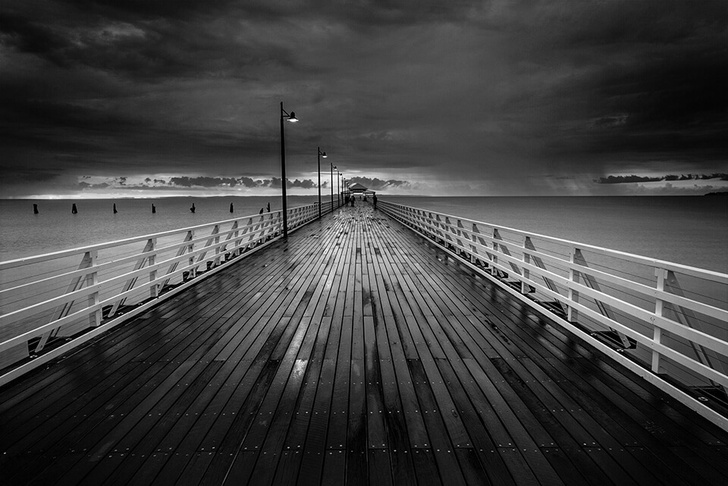
#> input picture Task4/originalImage.jpg, 728 x 486 px, shrunk from 960 x 641 before the run
$ jupyter execute task4.ipynb
#> lines starting #> are read from the running program, lines starting #| are printed output that depends on the picture
#> further down, img1 is the input picture: shape (486, 728); min 0, max 255, mean 64
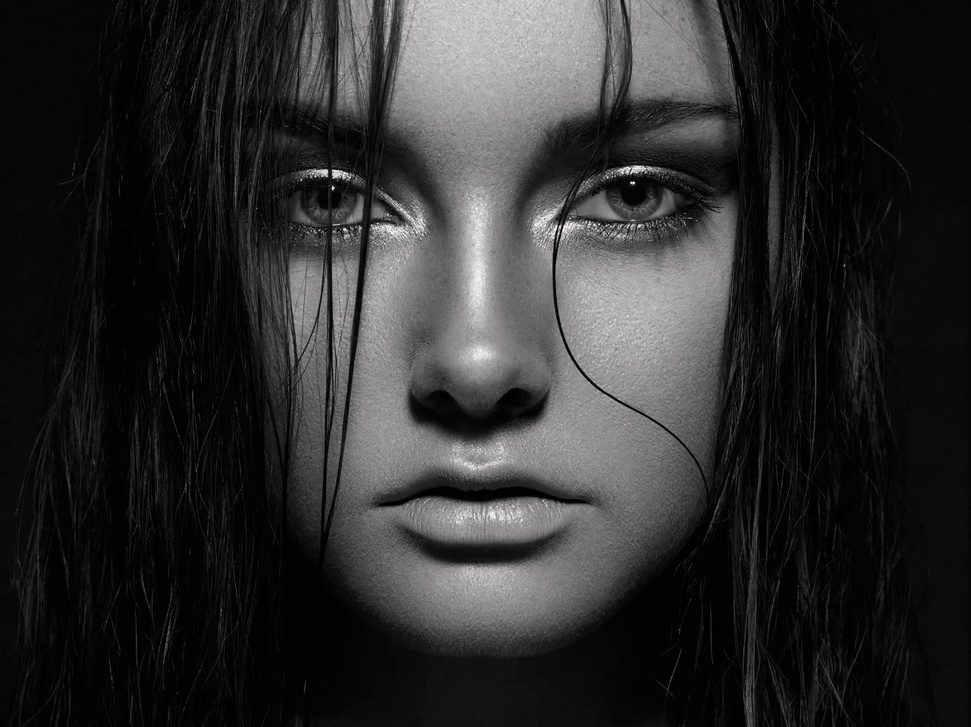
#> input picture Task4/referenceImage.jpeg, 971 x 727 px, shrunk from 1280 x 958 before the run
[cell 1]
import cv2 as cv
import matplotlib.pyplot as plt
import numpy as np

[cell 2]
def histogram_matching(img,referenceImg):
    originalImage = img
    histogramOriginal = cv.calcHist([img], [0], None, [256], [0, 255])
#> histogramOriginal = 256 values, max 4429 at index 17, min 0 at index 255, mean 1381.9
    plt.bar(range(256), histogramOriginal.ravel(), color='red')
    plt.title("Histogram of Original Image")
    plt.show()
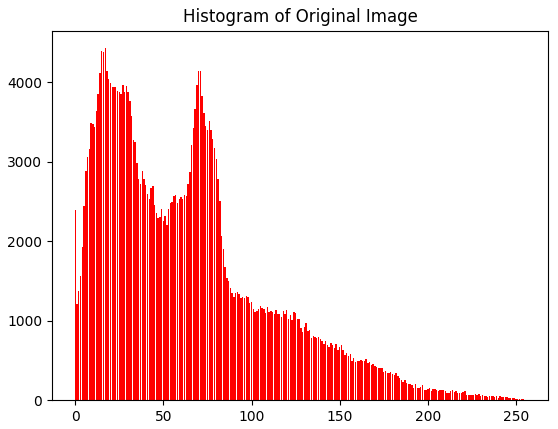
#> figure drawn by matplotlib, 1 panel; tallest bar 4429 high, from x = 16.6 to 17.4

    histogramReference = cv.calcHist([referenceImg], [0], None, [256], [0, 255])
#> histogramReference = 256 values, max 42611 at index 6, min 0 at index 247, mean 2757.5
    plt.bar(range(256), histogramReference.ravel(), color='red')
    plt.title("Histogram of Reference Image")
    plt.show()
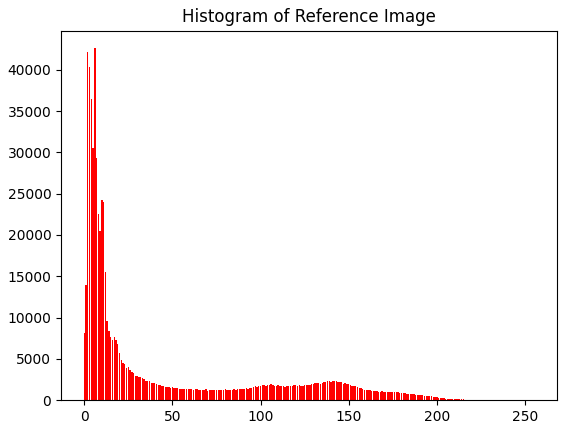
#> figure drawn by matplotlib, 1 panel; tallest bar 42611 high, from x = 5.6 to 6.4

    cdfOriginal = histogramOriginal.cumsum()
#> cdfOriginal = 256 values from 2392 to 353777
    cdfOriginal = cdfOriginal/cdfOriginal.max()
#> cdfOriginal = 256 values from 0.00676 to 1
    cdfReference = histogramReference.cumsum()
#> cdfReference = 256 values from 8159 to 705908
    cdfReference = cdfReference/cdfReference.max()
#> cdfReference = 256 values from 0.0116 to 1

    plt.bar(range(256), cdfOriginal.ravel(), color='red')
    plt.title("CDF of Original Image")
    plt.show()
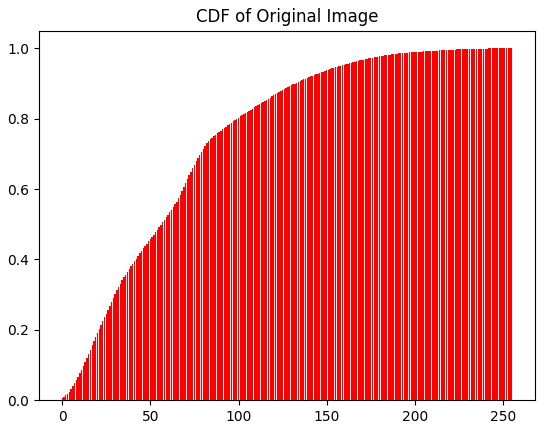
#> figure drawn by matplotlib, 1 panel
    plt.bar(range(256), cdfReference.ravel(), color='red')
    plt.title("CDF of Reference Image")
    plt.show()
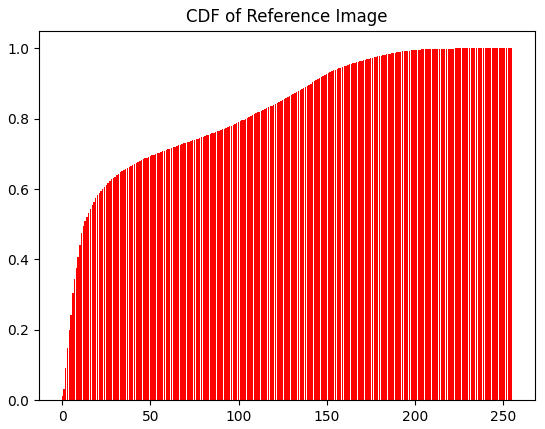
#> figure drawn by matplotlib, 1 panel

    histogramOriginal = cv.calcHist([img], [0], None, [256], [0, 255])
    plt.bar(range(256), histogramOriginal.ravel(), color='red')
    plt.title("Histogram of Original Image")
    plt.show()

    matchImage = mappingFunction(originalImage,cdfOriginal,cdfReference)
    histogramMatchImage = cv.calcHist([matchImage], [0], None, [256], [0, 255])
    plt.bar(range(256), histogramMatchImage.ravel(), color='red')
    plt.title("Histogram of Matched Image")
    plt.show()

    return matchImage


def mappingFunction(img,cdfOriginal,cdfReference):
    lookup = np.zeros(256,dtype="uint8")
    for i in range(256):
        differencesFromAllCdfValues = np.abs(cdfReference-cdfOriginal[i])
        lookup[i] = np.argmin(differencesFromAllCdfValues)
#> after the loop, lookup = 256 values from 0 to 254
    specified_img = cv.LUT(img, lookup) #mapping original image values according to lookup values
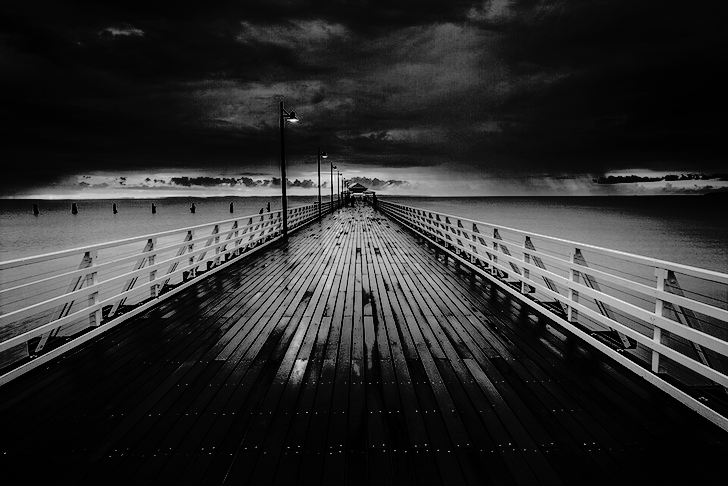
#> specified_img: shape (486, 728); min 0, max 254, mean 45.3
    return specified_img


img1 = cv.imread("originalImage.jpg",cv.IMREAD_GRAYSCALE)
img2 = cv.imread("referenceImage.jpeg",cv.IMREAD_GRAYSCALE)
matchImage = histogram_matching(img1,img2)
#> in histogram_matching, `histogramMatchImage = cv.calcHist([matchImage], [0], None, [256], [0, ..`: histogramMatchImage = 256 values, max 22009 at index 2, min 0 at index 21, mean 1382.1
#> in histogram_matching, `plt.show()`:
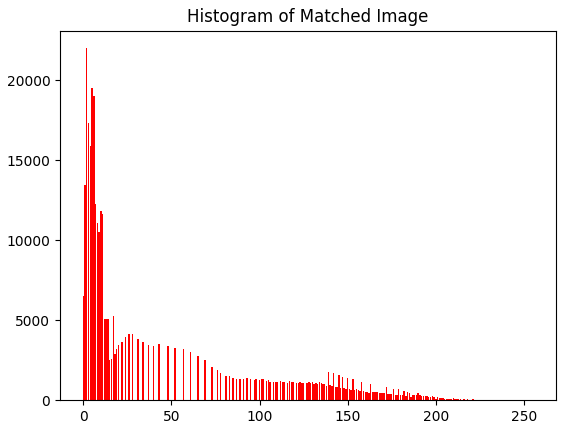
#> figure drawn by matplotlib, 1 panel; tallest bar 22009 high, from x = 1.6 to 2.4

plt.figure(figsize=(15,5))
plt.subplot(1, 2, 1)
plt.imshow(img1, cmap="gray")
plt.title("Original Image")
plt.axis("off")

plt.subplot(1, 2, 2)
plt.imshow(matchImage, cmap="gray")
plt.title("Matched Image")
plt.axis("off")

plt.show()
